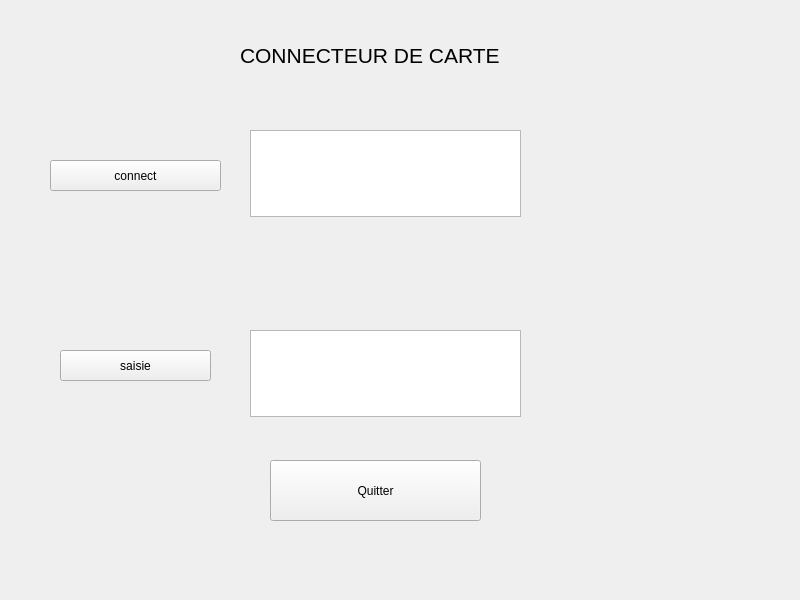
<?xml version="1.0" encoding="UTF-8"?>
<ui version="4.0">
 <class>Widget</class>
 <widget class="QWidget" name="Widget">
  <property name="geometry">
   <rect>
    <x>0</x>
    <y>0</y>
    <width>800</width>
    <height>600</height>
   </rect>
  </property>
  <property name="windowTitle">
   <string>Widget</string>
  </property>
  <widget class="QPushButton" name="connect">
   <property name="geometry">
    <rect>
     <x>50</x>
     <y>160</y>
     <width>171</width>
     <height>31</height>
    </rect>
   </property>
   <property name="text">
    <string>connect</string>
   </property>
  </widget>
  <widget class="QTextEdit" name="Affichage">
   <property name="geometry">
    <rect>
     <x>250</x>
     <y>130</y>
     <width>271</width>
     <height>87</height>
    </rect>
   </property>
  </widget>
  <widget class="QTextEdit" name="fenetre_saisie">
   <property name="geometry">
    <rect>
     <x>250</x>
     <y>330</y>
     <width>271</width>
     <height>87</height>
    </rect>
   </property>
  </widget>
  <widget class="QPushButton" name="saisie">
   <property name="geometry">
    <rect>
     <x>60</x>
     <y>350</y>
     <width>151</width>
     <height>31</height>
    </rect>
   </property>
   <property name="text">
    <string>saisie</string>
   </property>
  </widget>
  <widget class="QPushButton" name="pushButton">
   <property name="geometry">
    <rect>
     <x>270</x>
     <y>460</y>
     <width>211</width>
     <height>61</height>
    </rect>
   </property>
   <property name="text">
    <string>Quitter</string>
   </property>
  </widget>
  <widget class="QLabel" name="label">
   <property name="geometry">
    <rect>
     <x>240</x>
     <y>30</y>
     <width>311</width>
     <height>51</height>
    </rect>
   </property>
   <property name="font">
    <font>
     <pointsize>16</pointsize>
    </font>
   </property>
   <property name="text">
    <string>CONNECTEUR DE CARTE</string>
   </property>
  </widget>
 </widget>
 <resources/>
 <connections/>
</ui>
